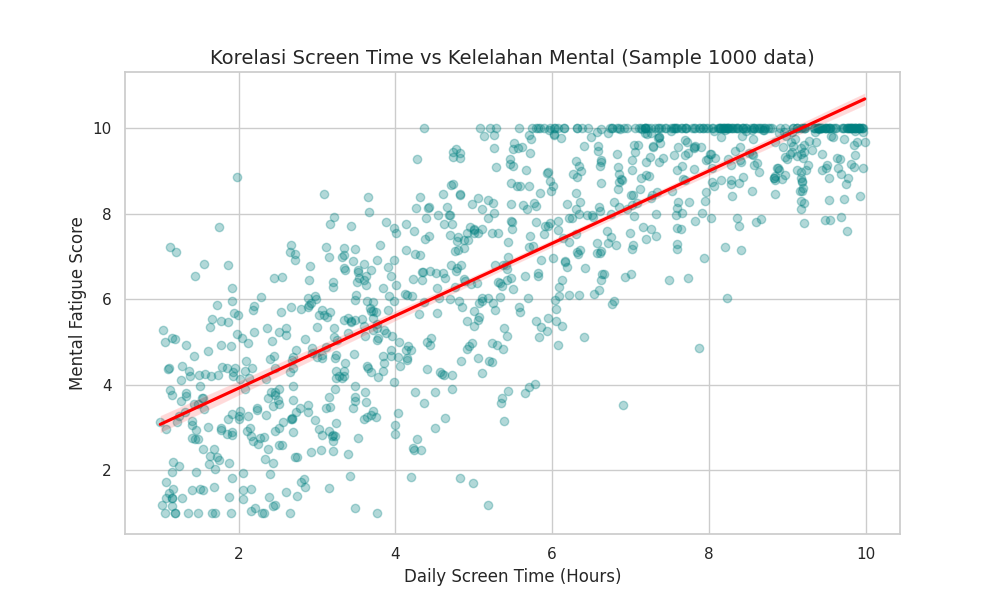

The script that drew this image:
import pandas as pd
import numpy as np
import seaborn as sns
import matplotlib.pyplot as plt

# 1. Simulasi Data (Gunakan data asli kamu jika ada)
np.random.seed(42)
n_samples = 1000

# Menghasilkan durasi layar antara 1 hingga 10 jam
screen_time = np.random.uniform(1, 10, n_samples)

# Membuat korelasi positif (0.83) untuk skor kelelahan
# Rumus: y = ax + b + noise
fatigue_score = 0.85 * screen_time + np.random.normal(2.2, 1.5, n_samples)

# Memastikan skor tetap berada dalam rentang 1 hingga 10
fatigue_score = np.clip(fatigue_score, 1, 10)

# Masukkan ke dalam DataFrame
df = pd.DataFrame({
    'Daily Screen Time (Hours)': screen_time,
    'Mental Fatigue Score': fatigue_score
})

# 2. Mengatur Gaya Visualisasi
sns.set_theme(style="whitegrid")
plt.figure(figsize=(10, 6))

# 3. Membuat Scatter Plot dengan Garis Regresi
# 'scatter_kws' untuk mengatur tampilan titik (transparansi dan warna)
# 'line_kws' untuk mengatur tampilan garis regresi (warna dan ketebalan)
sns.regplot(
    data=df, 
    x='Daily Screen Time (Hours)', 
    y='Mental Fatigue Score',
    scatter_kws={'alpha': 0.4, 'color': '#45ADA8'}, # Warna teal transparan
    line_kws={'color': 'red', 'linewidth': 3}       # Garis merah tebal
)

# 4. Kustomisasi Judul dan Label
plt.title('Korelasi Screen Time vs Kelelahan Mental (Sample 1000 data)', fontsize=14)
plt.xlabel('Daily Screen Time (Hours)', fontsize=12)
plt.ylabel('Mental Fatigue Score', fontsize=12)

# 5. Menampilkan Hasil
plt.tight_layout()
plt.show()
